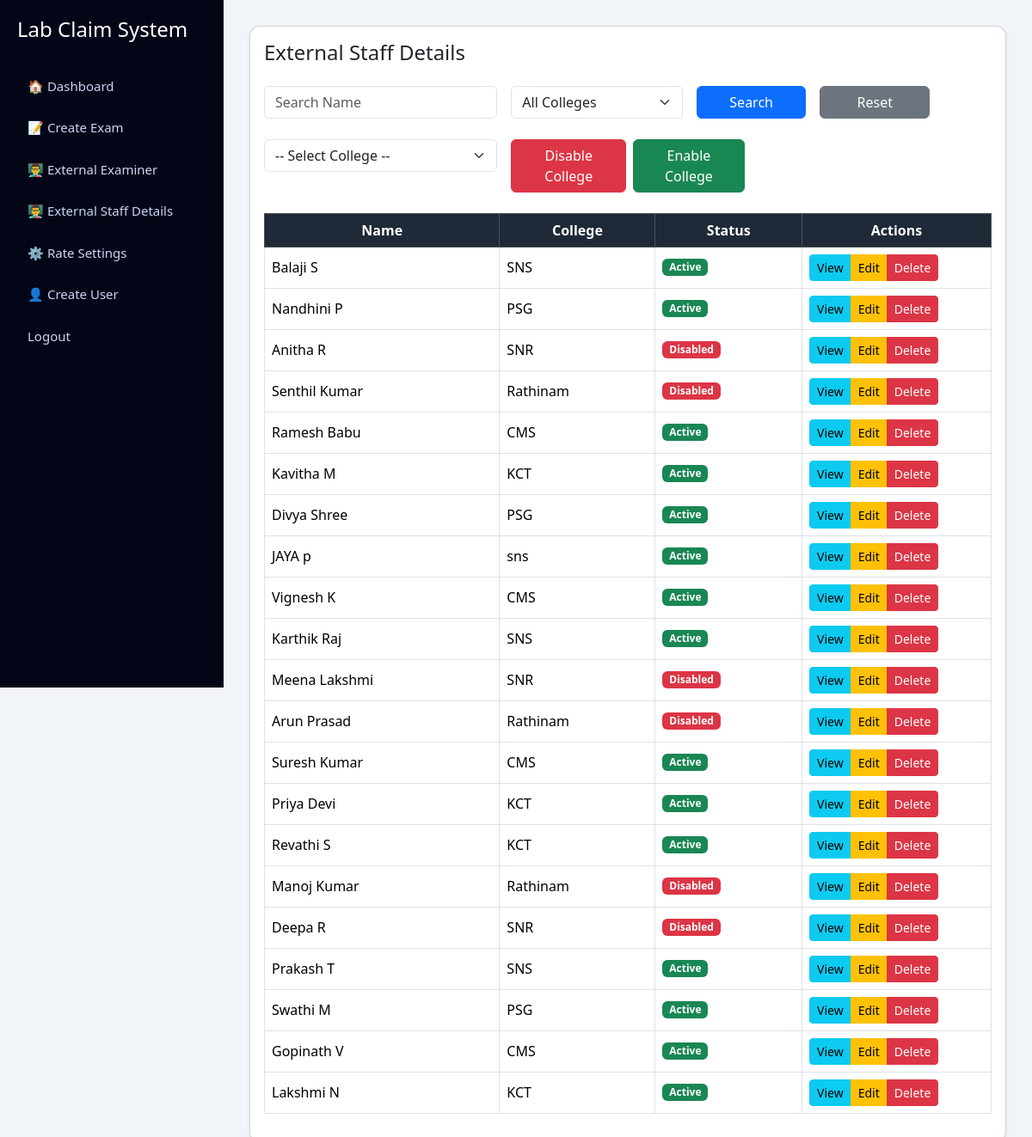
Screenshot of /admin/external_staff_list.php (signed in) with the database file from the repository.
### tables this page shows
CREATE TABLE IF NOT EXISTS `external_staff` (
  `id` int NOT NULL AUTO_INCREMENT,
  `name` varchar(100) DEFAULT NULL,
  `designation` varchar(100) DEFAULT NULL,
  `college_name` varchar(150) DEFAULT NULL,
  `email` varchar(100) DEFAULT NULL,
  `phone` varchar(20) DEFAULT NULL,
  `address` text,
  `bank_account` varchar(50) DEFAULT NULL,
  `ifsc_code` varchar(20) DEFAULT NULL,
  `created_at` timestamp NULL DEFAULT CURRENT_TIMESTAMP,
  `bank_name` varchar(100) DEFAULT NULL,
  `branch_name` varchar(100) DEFAULT NULL,
  `status` enum('active','disabled') DEFAULT 'active',
  PRIMARY KEY (`id`)
);

### admin/external_staff_list.php (the view, shortened to what this page needs)
<?php
require '../config/db.php';
$q = $_GET['q'] ?? '';
$sql = "SELECT * FROM external_staff WHERE 1";
$res = $conn->query($sql);
include 'admin_sidebar.php';
?>
<!DOCTYPE html>
<html>
<head>
<link href="https://cdn.jsdelivr.net/npm/bootstrap@5.3.2/dist/css/bootstrap.min.css" rel="stylesheet">
</head>
<body>
<div class="main-content">
      <div class="card shadow-sm">
        <div class="card-body">
          <h4 class="mb-4">External Staff Details</h4>
          <form class="row g-3 mb-4" method="get">
            <div class="col-md-4">
              <input type="text"
                     name="q"
                     value="<?= htmlspecialchars($q) ?>"
                     class="form-control"
                     placeholder="Search Name">
            </div>
            <div class="col-md-3">
              <select name="college"
                      class="form-select"
                      onchange="this.form.submit()">
                <option value="">All Colleges</option>
              </select>
            </div>
            <div class="col-md-2">
              <button class="btn btn-primary w-100">Search</button>
            </div>
            <div class="col-md-2">
              <a href="external_staff_list.php"
                 class="btn btn-secondary w-100">Reset</a>
            </div>
          </form>
          <form method="post"
                action="external_staff_toggle.php"
                class="row g-3 mb-4">
            <div class="col-md-4">
              <select name="college" class="form-select" required>
                <option value="">-- Select College --</option>
              </select>
            </div>
            <div class="col-md-4 d-flex gap-2">
              <button name="action" value="disable"
                      class="btn btn-danger">
                Disable College
              </button>
              <button name="action" value="enable"
                      class="btn btn-success">
                Enable College
              </button>
            </div>
          </form>
          <div class="table-responsive">
            <table class="table table-bordered table-hover align-middle">
              <thead class="table-dark">
                <tr>
                  <th>Name</th>
                  <th>College</th>
                  <th>Status</th>
                  <th style="width:220px">Actions</th>
                </tr>
              </thead>
              <tbody>
              <?php while($r = $res->fetch_assoc()): ?>
                <tr>
                  <td><?= $r['name'] ?></td>
                  <td><?= $r['college_name'] ?></td>
                  <td>
                    <span class="badge bg-<?= $r['status']=='active'?'success':'danger' ?>">
                      <?= ucfirst($r['status']) ?>
                    </span>
                  </td>
                  <td>
                    <div class="btn-group btn-group-sm">
                      <a href="external_staff_view.php?id=<?= $r['id'] ?>"
                         class="btn btn-info">View</a>
                      <a href="external_staff_edit.php?id=<?= $r['id'] ?>"
                         class="btn btn-warning">Edit</a>
                      <a href="external_staff_delete.php?id=<?= $r['id'] ?>"
                         class="btn btn-danger"
                         onclick="return confirm('Are you sure you want to delete this staff?')">
                         Delete
                      </a>
                    </div>
                  </td>
                </tr>
              <?php endwhile; ?>
              </tbody>
            </table>
          </div>
        </div>
      </div>
</div>
</body>
</html>

### admin/admin_sidebar.php (style rules this page uses)
body { margin: 0; font-family: 'Segoe UI', sans-serif; background: #f1f5f9; }
.main-content { margin-left: 260px; padding: 30px; min-height: 100vh; background: #f1f5f9; }
.card { border-radius: 14px; border: none; }
.table thead th { background: #1f2937; color: #ffffff; text-align: center; }
.table tbody td { vertical-align: middle; }

### admin/external_staff_list.php (style rules this page uses)
body { background:#f1f5f9; }
.card { border-radius:12px; }

### rows the page displays
external_staff: name "Balaji S", college_name "SNS", status "Active"
external_staff: name "Nandhini P", college_name "PSG", status "Active"
external_staff: name "Anitha R", college_name "SNR", status "Disabled"
external_staff: name "Senthil Kumar", college_name "Rathinam", status "Disabled"
external_staff: name "Ramesh Babu", college_name "CMS", status "Active"
external_staff: name "Kavitha M", college_name "KCT", status "Active"
external_staff: name "Divya Shree", college_name "PSG", status "Active"
external_staff: name "JAYA p", college_name "sns", status "Active"
external_staff: name "Vignesh K", college_name "CMS", status "Active"
external_staff: name "Karthik Raj", college_name "SNS", status "Active"
external_staff: name "Meena Lakshmi", college_name "SNR", status "Disabled"
external_staff: name "Arun Prasad", college_name "Rathinam", status "Disabled"
external_staff: name "Suresh Kumar", college_name "CMS", status "Active"
external_staff: name "Priya Devi", college_name "KCT", status "Active"
external_staff: name "Revathi S", college_name "KCT", status "Active"
external_staff: name "Manoj Kumar", college_name "Rathinam", status "Disabled"
external_staff: name "Deepa R", college_name "SNR", status "Disabled"
external_staff: name "Prakash T", college_name "SNS", status "Active"
external_staff: name "Swathi M", college_name "PSG", status "Active"
external_staff: name "Gopinath V", college_name "CMS", status "Active"
external_staff: name "Lakshmi N", college_name "KCT", status "Active"
